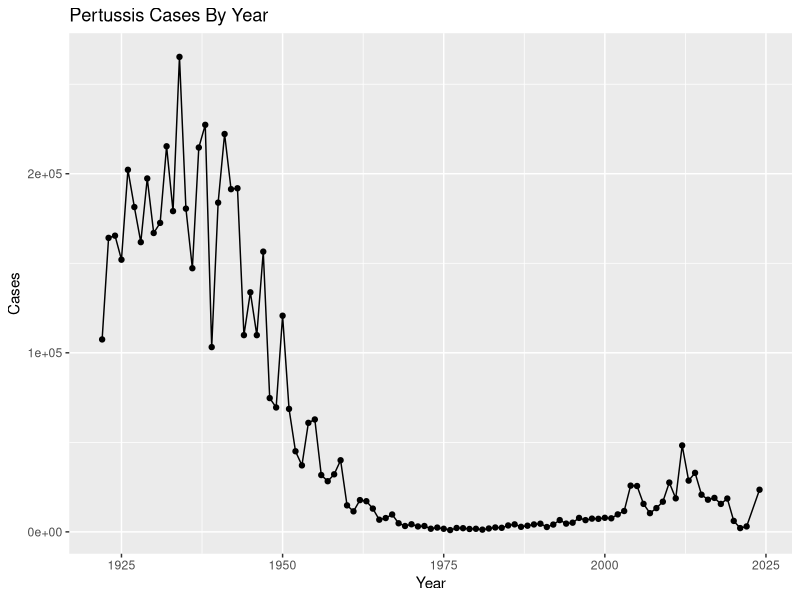
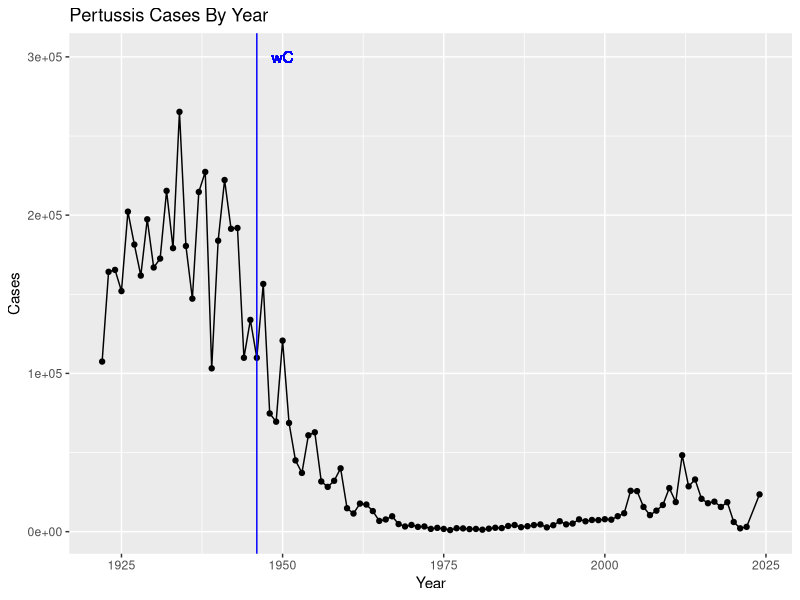
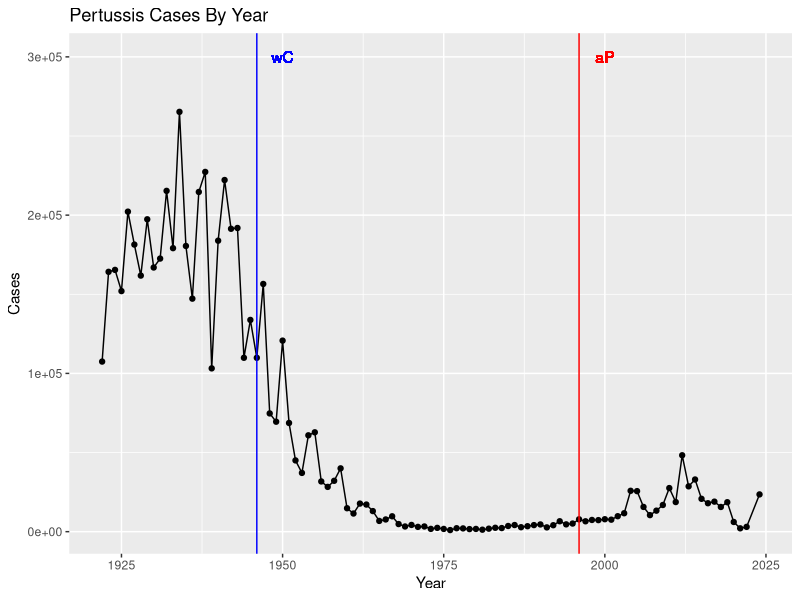
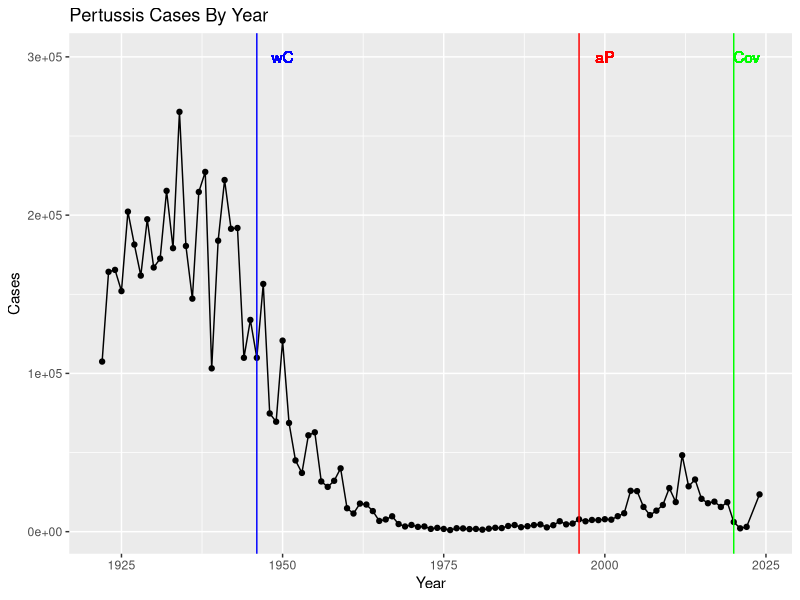

Write the R code that produced these figures, in order. (Note: this script raises an error after producing the figures.)
## ---- chunk 1
cdc<- data.frame(
                                Year = c(1922L,1923L,1924L,1925L,1926L,
                                         1927L,1928L,1929L,1930L,1931L,
                                         1932L,1933L,1934L,1935L,1936L,1937L,
                                         1938L,1939L,1940L,1941L,1942L,
                                         1943L,1944L,1945L,1946L,1947L,1948L,
                                         1949L,1950L,1951L,1952L,1953L,1954L,
                                         1955L,1956L,1957L,1958L,1959L,
                                         1960L,1961L,1962L,1963L,1964L,1965L,
                                         1966L,1967L,1968L,1969L,1970L,
                                         1971L,1972L,1973L,1974L,1975L,1976L,
                                         1977L,1978L,1979L,1980L,1981L,
                                         1982L,1983L,1984L,1985L,1986L,1987L,
                                         1988L,1989L,1990L,1991L,1992L,1993L,
                                         1994L,1995L,1996L,1997L,1998L,
                                         1999L,2000L,2001L,2002L,2003L,2004L,
                                         2005L,2006L,2007L,2008L,2009L,
                                         2010L,2011L,2012L,2013L,2014L,2015L,
                                         2016L,2017L,2018L,2019L,2020L,
                                         2021L,2022L,2024L),
                               Cases = c(107473,164191,165418,152003,
                                         202210,181411,161799,197371,166914,
                                         172559,215343,179135,265269,180518,
                                         147237,214652,227319,103188,183866,
                                         222202,191383,191890,109873,133792,
                                         109860,156517,74715,69479,120718,
                                         68687,45030,37129,60886,62786,
                                         31732,28295,32148,40005,14809,11468,
                                         17749,17135,13005,6799,7717,9718,
                                         4810,3285,4249,3036,3287,1759,
                                         2402,1738,1010,2177,2063,1623,1730,
                                         1248,1895,2463,2276,3589,4195,
                                         2823,3450,4157,4570,2719,4083,6586,
                                         4617,5137,7796,6564,7405,7298,
                                         7867,7580,9771,11647,25827,25616,
                                         15632,10454,13278,16858,27550,18719,
                                         48277,28639,32971,20762,17972,
                                         18975,15609,18617,6124,2116, 3044,23544)
      )
## ---- chunk 2
library(ggplot2)

cdcgraph<- ggplot(cdc)+ 
  aes(Year, Cases)+ 
  geom_point()+
  geom_line()+
  labs(title= "Pertussis Cases By Year")

cdcgraph

## ---- chunk 3
cdcgraph + 
  geom_vline(xintercept=1946, col="blue")+ 
  geom_text(aes(x = 1950, y = 300000, label = "wC"), color="blue")
## ---- chunk 4
cdcgraph + 
  geom_vline(xintercept=1946, col="blue")+
  geom_vline(xintercept=1996, col="red")+
  geom_text(aes(x = 1950, y = 300000, label = "wC"), color="blue")+
  geom_text(aes(x = 2000, y = 300000, label = "aP"), color="red")
## ---- chunk 5
cdcgraph + 
  geom_vline(xintercept=1946, col="blue")+
  geom_vline(xintercept=1996, col="red")+ 
  geom_vline(xintercept= 2020, col="green")+
  geom_text(aes(x = 1950, y = 300000, label = "wC"), color="blue")+
  geom_text(aes(x = 2000, y = 300000, label = "aP"), color="red")+
  geom_text(aes(x = 2022, y = 300000, label = "Cov"), color="green")
## ---- chunk 6
library(jsonlite)

subject<- read_json("http://cmi-pb.org/api/v5/subject", simplifyVector=T)

head(subject)
## ---- chunk 7
nrow(subject)
## ---- chunk 8
table(subject$infancy_vac)
## ---- chunk 9
table(subject$biological_sex)
## ---- chunk 10
table(subject$race, subject$biological_sex)
## ---- chunk 11
library(lubridate)

subject$age <- today() - ymd(subject$year_of_birth)
## ---- chunk 12
library(dplyr)

ap <- subject %>% filter(infancy_vac == "aP")

round( summary( time_length( ap$age, "years" ) ) )
## ---- chunk 13
wp <- subject %>% filter(infancy_vac == "wP")
round( summary( time_length( wp$age, "years" ) ) )
## ---- chunk 14
head(wp)
## ---- chunk 15
ttest<- t.test(round( summary( time_length( ap$age, "years" ) ) ), round( summary( time_length( wp$age, "years" ) ) ))

ttest

## ---- chunk 16
int <- ymd(subject$date_of_boost) - ymd(subject$year_of_birth)
age_at_boost <- time_length(int, "year")
head(age_at_boost)
## ---- chunk 17
ggplot(subject) +
  aes(time_length(age, "year"),
      fill=as.factor(infancy_vac)) +
  geom_boxplot(show.legend=FALSE) +
  facet_wrap(vars(infancy_vac), nrow=2) +
  xlab("Age in years")
## ---- chunk 18
specimen<- read_json("http://cmi-pb.org/api/v5/specimen", simplifyVector=T)

head(specimen)
## ---- chunk 19
library(dplyr)

meta<- inner_join(specimen, subject)
dim(meta)
head(meta)
## ---- chunk 20
abdata<- read_json("http://cmi-pb.org/api/v5/plasma_ab_titer", simplifyVector = T)
head(abdata)
## ---- chunk 21
ab<- inner_join(abdata, meta)
head(ab)
dim(ab)
## ---- chunk 22
table(ab$isotype)
## ---- chunk 23
table(ab$dataset)
## ---- chunk 24
table(ab$antigen)
## ---- chunk 25
igg<- filter(ab, isotype=="IgG")
head(igg)
## ---- chunk 26
ggplot(igg)+ 
  aes(MFI_normalised, antigen)+
  geom_boxplot()
## ---- chunk 27
ggplot(igg)+ 
  aes(MFI_normalised, antigen, col=infancy_vac)+
  geom_boxplot()
## ---- chunk 28
ggplot(igg)+ 
  aes(MFI_normalised, antigen)+
  geom_boxplot() +
  xlim(0,75) +
  facet_wrap(vars(visit), nrow=2)
## ---- chunk 29
igg_7<- filter(igg, visit %in% 1:7)
table(igg_7$visit)
## ---- chunk 30
ggplot(igg_7)+ 
  aes(MFI_normalised, antigen, col=infancy_vac)+
  geom_boxplot() +
  facet_wrap(~visit, ncol=2)
## ---- chunk 31
igg_7 %>% filter(visit != 8) %>%
ggplot() +
  aes(MFI_normalised, antigen, col=infancy_vac ) +
  geom_boxplot(show.legend = FALSE) + 
  xlim(0,75) +
  facet_wrap(vars(infancy_vac, visit), nrow=2)
## ---- chunk 32
filter(igg, antigen=="OVA") %>%
  ggplot() +
  aes(MFI_normalised, col=infancy_vac) +
  geom_boxplot(show.legend = F) +
  facet_wrap(vars(visit)) +
  theme_bw()
## ---- chunk 33
filter(igg, antigen=="FIM2/3") %>%
  ggplot() +
  aes(MFI_normalised, col=infancy_vac) +
  geom_boxplot(show.legend = F) +
  facet_wrap(vars(visit)) +
  theme_bw()
## ---- chunk 34
filter(igg, antigen=="PT") %>%
  ggplot() +
  aes(MFI_normalised, col=infancy_vac) +
  geom_boxplot(show.legend = F) +
  facet_wrap(vars(visit)) +
  theme_bw()
## ---- chunk 35
abdata.21 <- ab %>% filter(dataset == "2021_dataset")

abdata.21 %>% 
  filter(isotype == "IgG",  antigen == "PT") %>%
  ggplot() +
    aes(x=planned_day_relative_to_boost,
        y=MFI_normalised,
        col=infancy_vac,
        group=subject_id) +
    geom_point() +
    geom_line() +
    geom_vline(xintercept=0, linetype="dashed") +
    geom_vline(xintercept=14, linetype="dashed") +
  labs(title="2021 dataset IgG PT",
       subtitle = "Dashed lines indicate day 0 (pre-boost) and 14 (apparent peak levels)")
## ---- chunk 36
abdata.20 <- ab %>% filter(dataset == "2020_dataset")

abdata.20 %>% 
  filter(isotype == "IgG",  antigen == "PT") %>%
  ggplot() +
    aes(x=planned_day_relative_to_boost,
        y=MFI_normalised,
        col=infancy_vac,
        group=subject_id) +
    geom_point() +
    geom_line() +
    xlim(0,125) +
    geom_vline(xintercept=0, linetype="dashed") +
    geom_vline(xintercept=14, linetype="dashed") +
  labs(title="2020 dataset IgG PT",
       subtitle = "Dashed lines indicate day 0 (pre-boost) and 14 (apparent peak levels)")
## ---- chunk 37
url <- "https://www.cmi-pb.org/api/v2/rnaseq?versioned_ensembl_gene_id=eq.ENSG00000211896.7"

rna <- read_json(url, simplifyVector = TRUE) 
## ---- chunk 38
ssrna <- inner_join(rna, meta)
## ---- chunk 39
ggplot(ssrna) +
  aes(visit, tpm, group=subject_id) +
  geom_point() +
  geom_line(alpha=0.2)
## ---- chunk 40
ggplot(ssrna) +
  aes(tpm, col=infancy_vac) +
  geom_boxplot() +
  facet_wrap(vars(visit))
## ---- chunk 41
ssrna %>%  
  filter(visit==4) %>% 
  ggplot() +
    aes(tpm, col=infancy_vac) + geom_density() + 
    geom_rug() 
